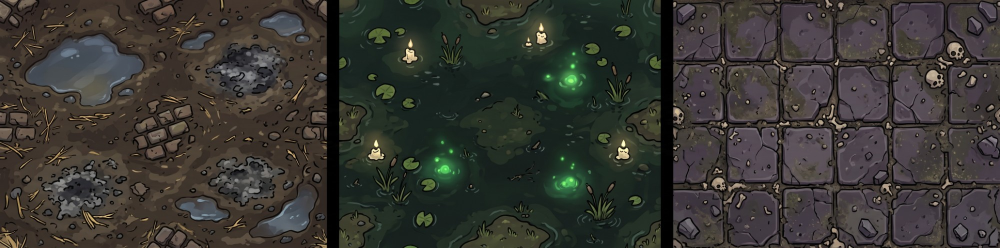
#> input picture varliklar/ham/nm2_zeminler.jpg, 2000 x 496 px (shown at 1/2 size)
$ python zemin2_isle.py
#> lines starting #> are read from the running program, lines starting #| are printed output that depends on the picture
"""Sefer 2 zemin dokuları: Gemini'nin yan yana üç panelini (siyah ayraçlı) ayırır, kare kırpar ve döşenebilir yapar.

    python3 varliklar/zemin2_isle.py   ->  sinir-kalesi/img/grass_village.jpg, grass_marsh.jpg, grass_bone.jpg

Paneller tekrar etmez (yol_isle.py'deki periyot yöntemi işlemez): görüntü yarım kaydırılmış kopyasıyla yalnız kenar
bantlarında karıştırılır; karo kenarları birbirinin devamı olur, orta kısım hiç değişmez.
"""
import json, os
import numpy as np
from PIL import Image

ROOT = os.path.dirname(os.path.dirname(os.path.realpath(__file__)))
SRC = os.path.join(ROOT, 'varliklar', 'ham', 'nm2_zeminler.jpg')
OUT = os.path.join(ROOT, 'sinir-kalesi', 'img')
NAMES = ['grass_village.jpg', 'grass_marsh.jpg', 'grass_bone.jpg']
BAND, SIZE = 0.16, 720


def seamless(a):
    n = a.shape[0]; h = n // 2
    r = np.roll(np.roll(a, h, 0), h, 1)  # kenarları ortada, ortası kenarda
    t = np.minimum(np.arange(n), n - 1 - np.arange(n)) / (n * BAND)  # kenara uzaklık / bant
    w1 = np.clip(t, 0, 1); w1 = w1 * w1 * (3 - 2 * w1)
    w = np.minimum(w1[:, None], w1[None, :])[..., None]  # 1: özgün, 0: kaydırılmış (kenarda)
    return a * w + r * (1 - w)


a = np.asarray(Image.open(SRC).convert('RGB')).astype(float)
dark = a.mean(axis=(0, 2)) < 25  # siyah ayraç sütunları
cols, x = [], 0
while x < a.shape[1]:
    if dark[x]: x += 1; continue
    x0 = x
    while x < a.shape[1] and not dark[x]: x += 1
    if x - x0 > 100: cols.append((x0 + 3, x - 3))
#> after the loop, cols = [(3, 651), (681, 1319), (1349, 1997)]; x = 2000
assert len(cols) == 3, cols
for (x0, x1), name in zip(cols, NAMES):
    p = a[3:-3, x0:x1]; s = min(p.shape[:2]); oy, ox = (p.shape[0] - s) // 2, (p.shape[1] - s) // 2
    t = seamless(p[oy:oy + s, ox:ox + s])
    Image.fromarray(np.clip(t, 0, 255).astype(np.uint8)).resize((SIZE, SIZE), Image.LANCZOS).save(os.path.join(OUT, name), quality=86)
    print(name, (x0, x1), s)
#> this loop made 3 passes
#> (x0, x1, name, ox) on passes 1 to 3: (3, 651, 'grass_village.jpg', 79), (681, 1319, 'grass_marsh.jpg', 74), (1349, 1997, 'grass_bone.jpg', 79)
#| grass_village.jpg (3, 651) 490
#| grass_marsh.jpg (681, 1319) 490
#| grass_bone.jpg (1349, 1997) 490
#> pass 1, `p = a[3:-3, x0:x1]`:
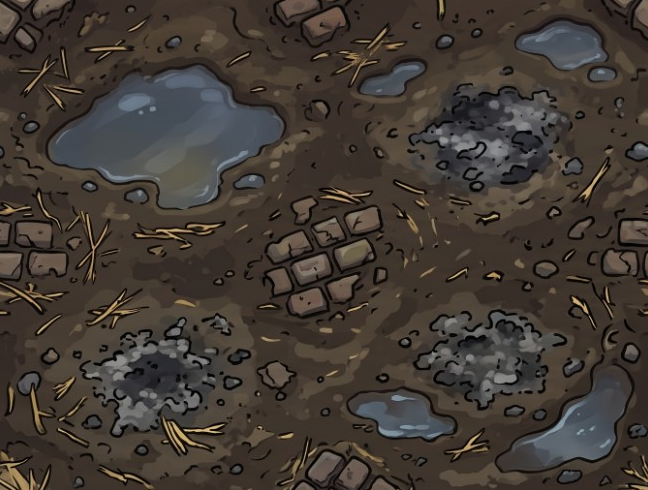
#> p: shape (490, 648, 3) float64; mean R, G, B 66.8, 59.1, 52.5
#> pass 1, in seamless, `r = np.roll(np.roll(a, h, 0), h, 1)`:
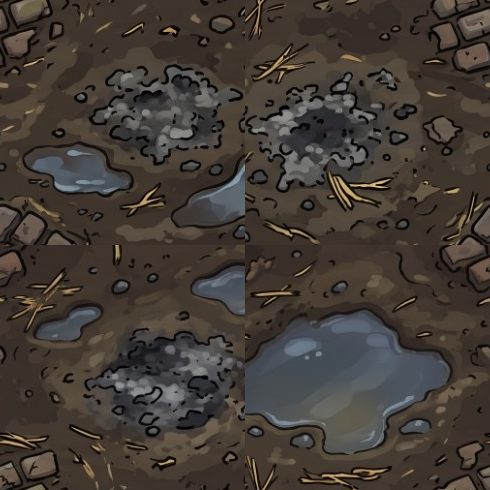
#> r: shape (490, 490, 3) float64; mean of channels 0, 1, 2 67.7, 60.4, 54; drawn as R, G, B
#> pass 1, in seamless, `w = np.minimum(w1[:, None], w1[None, :])[..., None]`:
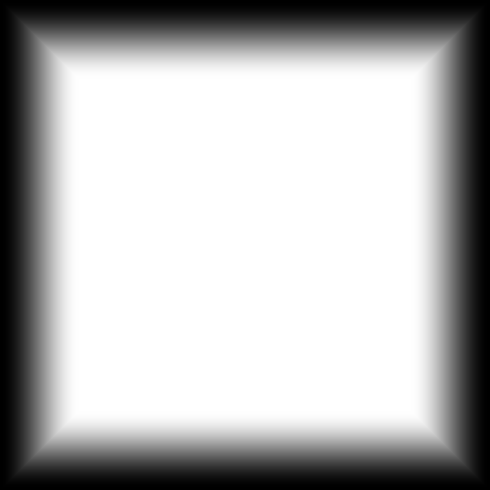
#> w: shape (490, 490, 1) float64; min 0, max 1, mean 0.707
#> pass 1, `t = seamless(p[oy:oy + s, ox:ox + s])`:
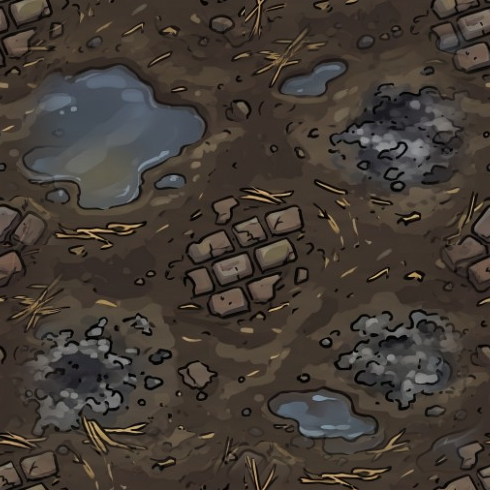
#> t: shape (490, 490, 3) float64; mean R, G, B 67.5, 59.6, 52.6
#> after the loop:
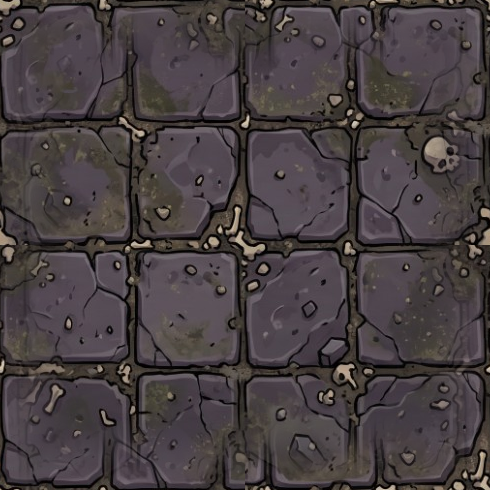
#> t: shape (490, 490, 3) float64; mean R, G, B 71.7, 63.7, 65.8
mp = os.path.join(OUT, 'manifest.json')
#> (the run stopped early here; a loop or call above may not have finished)
